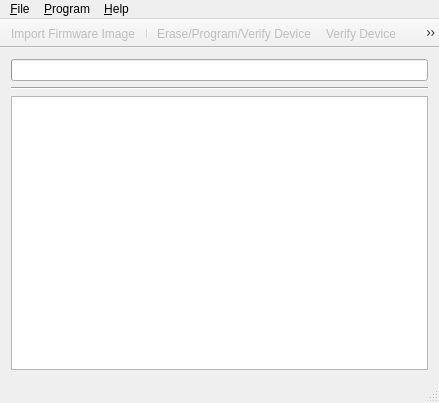
<?xml version="1.0" encoding="UTF-8"?>
<ui version="4.0">
 <class>MainWindowClass</class>
 <widget class="QMainWindow" name="MainWindowClass">
  <property name="geometry">
   <rect>
    <x>0</x>
    <y>0</y>
    <width>439</width>
    <height>403</height>
   </rect>
  </property>
  <property name="sizePolicy">
   <sizepolicy hsizetype="Expanding" vsizetype="Expanding">
    <horstretch>0</horstretch>
    <verstretch>0</verstretch>
   </sizepolicy>
  </property>
  <property name="windowTitle">
   <string>AN1310ui</string>
  </property>
  <property name="windowIcon">
   <iconset>
    <normaloff>:/MainWindow/img/microchip.png</normaloff>:/MainWindow/img/microchip.png</iconset>
  </property>
  <widget class="QWidget" name="centralWidget">
   <layout class="QGridLayout" name="gridLayout">
    <item row="0" column="0">
     <widget class="QProgressBar" name="progressBar">
      <property name="value">
       <number>0</number>
      </property>
      <property name="textVisible">
       <bool>false</bool>
      </property>
     </widget>
    </item>
    <item row="1" column="0">
     <widget class="Line" name="line">
      <property name="orientation">
       <enum>Qt::Horizontal</enum>
      </property>
     </widget>
    </item>
    <item row="2" column="0">
     <widget class="QPlainTextEdit" name="plainTextEdit">
      <property name="minimumSize">
       <size>
        <width>350</width>
        <height>0</height>
       </size>
      </property>
      <property name="readOnly">
       <bool>true</bool>
      </property>
     </widget>
    </item>
   </layout>
  </widget>
  <widget class="QMenuBar" name="menuBar">
   <property name="geometry">
    <rect>
     <x>0</x>
     <y>0</y>
     <width>439</width>
     <height>18</height>
    </rect>
   </property>
   <widget class="QMenu" name="menuFile">
    <property name="title">
     <string>&amp;File</string>
    </property>
    <addaction name="actionOpen"/>
    <addaction name="separator"/>
    <addaction name="actionExit"/>
   </widget>
   <widget class="QMenu" name="menuProgrammer">
    <property name="title">
     <string>&amp;Program</string>
    </property>
    <addaction name="separator"/>
    <addaction name="actionWrite_Device"/>
    <addaction name="action_Verify_Device"/>
    <addaction name="actionErase_Device"/>
    <addaction name="actionBlank_Check"/>
    <addaction name="actionReset_Device"/>
    <addaction name="separator"/>
    <addaction name="action_Settings"/>
   </widget>
   <widget class="QMenu" name="menu_Help">
    <property name="title">
     <string>&amp;Help</string>
    </property>
    <addaction name="action_About"/>
   </widget>
   <addaction name="menuFile"/>
   <addaction name="menuProgrammer"/>
   <addaction name="menu_Help"/>
  </widget>
  <widget class="QStatusBar" name="statusBar"/>
  <widget class="QToolBar" name="mainToolBar">
   <property name="windowTitle">
    <string>Display Toolbar</string>
   </property>
   <property name="movable">
    <bool>false</bool>
   </property>
   <property name="floatable">
    <bool>false</bool>
   </property>
   <attribute name="toolBarArea">
    <enum>TopToolBarArea</enum>
   </attribute>
   <attribute name="toolBarBreak">
    <bool>false</bool>
   </attribute>
   <addaction name="actionOpen"/>
   <addaction name="separator"/>
   <addaction name="actionWrite_Device"/>
   <addaction name="action_Verify_Device"/>
   <addaction name="actionErase_Device"/>
   <addaction name="actionBlank_Check"/>
   <addaction name="actionReset_Device"/>
  </widget>
  <action name="actionOpen">
   <property name="enabled">
    <bool>false</bool>
   </property>
   <property name="icon">
    <iconset resource="resources.qrc">
     <normaloff>:/MainWindow/img/open.png</normaloff>:/MainWindow/img/open.png</iconset>
   </property>
   <property name="text">
    <string>&amp;Import Firmware Image</string>
   </property>
   <property name="toolTip">
    <string>Import Firmware Image</string>
   </property>
   <property name="shortcut">
    <string>Ctrl+O</string>
   </property>
  </action>
  <action name="actionExit">
   <property name="text">
    <string>E&amp;xit</string>
   </property>
   <property name="shortcut">
    <string>Ctrl+Q</string>
   </property>
  </action>
  <action name="actionWrite_Device">
   <property name="enabled">
    <bool>false</bool>
   </property>
   <property name="icon">
    <iconset resource="resources.qrc">
     <normaloff>:/MainWindow/img/writetqfp.png</normaloff>:/MainWindow/img/writetqfp.png</iconset>
   </property>
   <property name="text">
    <string>Erase/Program/Verify Device</string>
   </property>
  </action>
  <action name="actionErase_Device">
   <property name="enabled">
    <bool>false</bool>
   </property>
   <property name="icon">
    <iconset resource="resources.qrc">
     <normaloff>:/MainWindow/img/erasetqfp.png</normaloff>:/MainWindow/img/erasetqfp.png</iconset>
   </property>
   <property name="text">
    <string>Erase Device</string>
   </property>
   <property name="visible">
    <bool>false</bool>
   </property>
  </action>
  <action name="action_About">
   <property name="icon">
    <iconset resource="resources.qrc">
     <normaloff>:/MainWindow/img/help.png</normaloff>:/MainWindow/img/help.png</iconset>
   </property>
   <property name="text">
    <string>&amp;About</string>
   </property>
  </action>
  <action name="action_Verify_Device">
   <property name="enabled">
    <bool>false</bool>
   </property>
   <property name="icon">
    <iconset resource="resources.qrc">
     <normaloff>:/MainWindow/img/verify.png</normaloff>:/MainWindow/img/verify.png</iconset>
   </property>
   <property name="text">
    <string>&amp;Verify Device</string>
   </property>
   <property name="visible">
    <bool>false</bool>
   </property>
  </action>
  <action name="action_Settings">
   <property name="enabled">
    <bool>false</bool>
   </property>
   <property name="text">
    <string>&amp;Settings...</string>
   </property>
  </action>
  <action name="actionReset_Device">
   <property name="enabled">
    <bool>false</bool>
   </property>
   <property name="icon">
    <iconset resource="resources.qrc">
     <normaloff>:/MainWindow/img/Reset.png</normaloff>:/MainWindow/img/Reset.png</iconset>
   </property>
   <property name="text">
    <string>Reset Device</string>
   </property>
  </action>
  <action name="actionBlank_Check">
   <property name="enabled">
    <bool>false</bool>
   </property>
   <property name="icon">
    <iconset resource="resources.qrc">
     <normaloff>:/MainWindow/img/BlankCheck.png</normaloff>:/MainWindow/img/BlankCheck.png</iconset>
   </property>
   <property name="text">
    <string>Blank Check</string>
   </property>
   <property name="visible">
    <bool>false</bool>
   </property>
  </action>
 </widget>
 <layoutdefault spacing="6" margin="11"/>
 <resources>
  <include location="resources.qrc"/>
 </resources>
 <connections/>
</ui>
